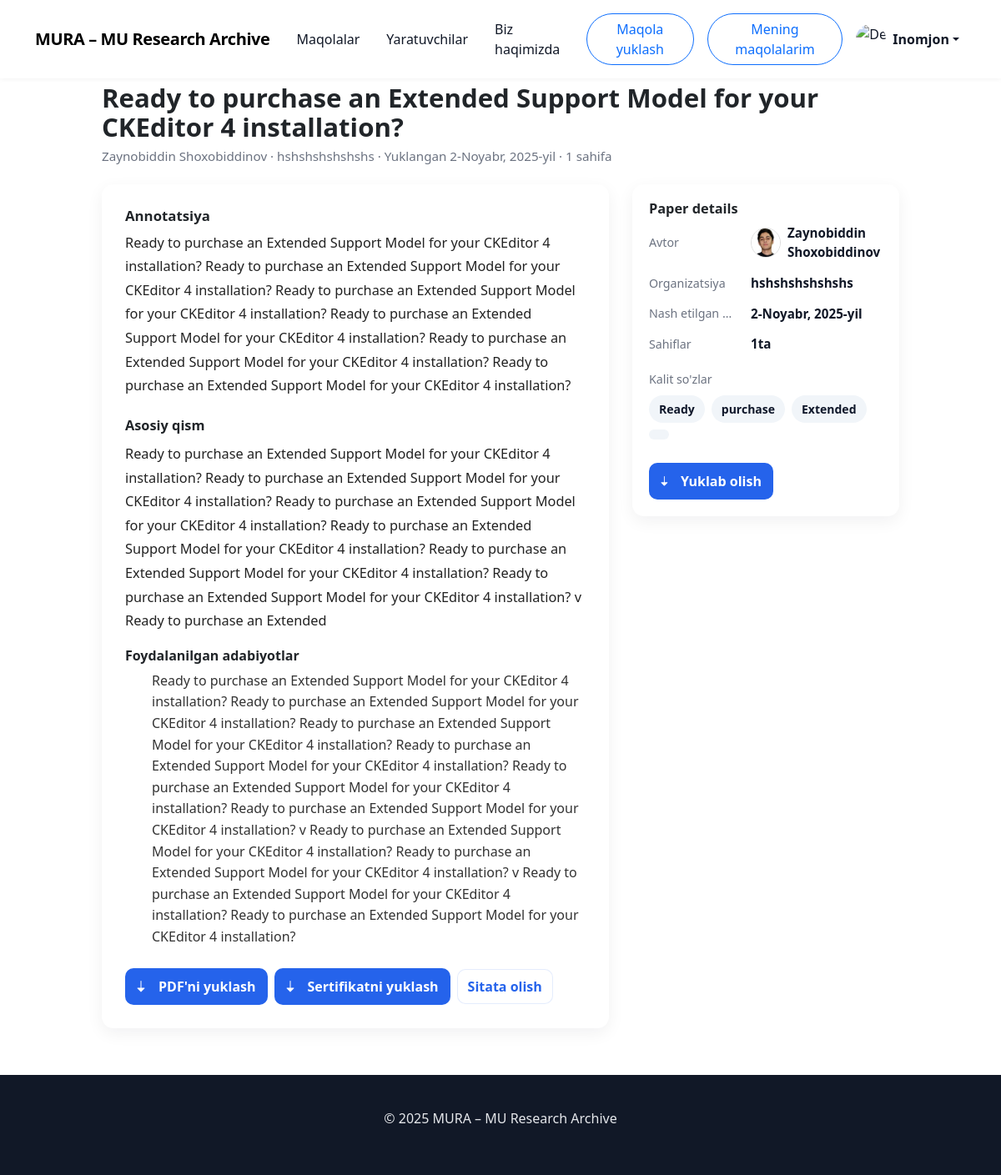
The app's page /detail-paper/13/ (signed in) with its own data.
### main/models.py (models this page shows, shortened)
class CustomUser(AbstractUser):
    avatar = models.ImageField(upload_to='avatars/', null=True, blank=True)
    status = models.IntegerField(default=0)

class Paper(models.Model):
    STATUS_CHOICES = [
        (1, 'draft'),
        (2, 'on_process'),
        (3, 'declined'),
        (4, 'accepted'),
        (5, 'payment_process'),
        (6, 'blocked')
    ]
    owner = models.ForeignKey(CustomUser, on_delete=models.CASCADE)
    category = models.ForeignKey('Category', on_delete=models.SET_NULL, null=True)
    title = models.CharField(
        max_length=200,
        validators=[MinLengthValidator(1)],
        help_text="Sarlavha 1–100 belgidan iborat bo‘lishi kerak."
    )
    abstract = models.TextField(
        validators=[MinLengthValidator(100)],
        help_text="Qisqacha mazmun kamida 100 ta belgidan iborat bo‘lishi kerak."
    )
    intro = models.TextField()
    file = models.FileField(upload_to='pdfs/')
    status = models.IntegerField(
        choices=STATUS_CHOICES,
        default=1,
        help_text="Maqolaning joriy holatini tanlang."
    )
    published_at = models.DateField(auto_now=True)
    keywords = models.CharField(
        validators=[MinLengthValidator(10)],
        help_text="Kalit so‘zlar 10–300 belgidan iborat bo‘lishi kerak."
    )
    pages = models.IntegerField(
        null=True,
        blank=True,
        help_text="Betlar soni 3–50 oralig‘ida bo‘lishi kerak."
    )
    organization = models.CharField(
        max_length=120,
        validators=[MinLengthValidator(1)],
        null=True,
        blank=True,
        help_text="Tashkilot nomi 5–120 belgidan iborat bo‘lishi kerak."
    )
    paid_at = models.DateTimeField(null=True, blank=True)
    reject_count = models.IntegerField(default=0)
    citations = models.TextField(null=True)
    certificate = models.FileField(null=True)

### main/views.py (the view)
# urls.py: path('detail-paper/<int:id>/', PaperDetailView.as_view(), name='detail_paper'),
class PaperDetailView(View):
    def get(self, request, id):
        paper = get_object_or_404(models.Paper, id=id)
        keywords = [kw.strip() for kw in paper.keywords.split(',')]
        return render(request, 'detail.html', {'paper': paper, 'tags': keywords})

### templates/detail.html (shortened to what this page needs)
{% extends "base.html" %}
{% load static %}
{% block style %}
    <link rel="stylesheet" href="{% static 'main/css/detail.css' %}">
    <link href="https://cdn.jsdelivr.net/npm/bootstrap@5.3.3/dist/css/bootstrap.min.css" rel="stylesheet"/>
{% endblock %}
{% block content %}
    <main class="container">
        <header class="paper-header">
            <h1 class="paper-title">{{ paper.title }}</h1>
            <p class="paper-meta">{{ paper.owner.first_name }} {{ paper.owner.last_name }} · {{ paper.organization }} ·
                Yuklangan {{ paper.published_at }} · {{ paper.pages }} sahifa
            </p>
        </header>
        <section class="paper-body">
            <article class="content-card" role="article" aria-labelledby="paper-title">
                <div class="mb-3">
                    <h3 class="mb-2" style="font-size:1.05rem; font-weight:700;">Annotatsiya</h3>
                    <p class="paper-content" style="margin-top:6px;">
                        {{ paper.abstract }}
                    </p>
                </div>
                <div class="mt-4">
                    <h3 style="font-size:1.02rem; font-weight:700; margin-bottom:10px;">Asosiy qism</h3>
                    <p class="paper-content">
                        {{ paper.intro }}
                    </p>
                    <h4 style="font-size:1rem; font-weight:700; margin-top:18px;">Foydalanilgan adabiyotlar</h4>
                    <ol style="line-height:1.6; margin-top:8px; color:#333">
                        {{ paper.citations }}
                    </ol>
                </div>
                <div class="d-flex flex-wrap gap-2 align-items-center mt-4">
                    <a class="download-btn" href="{{ paper.file.url }}" download="{{ paper.title }}.pdf"
                       aria-label="Download paper PDF">
                        <svg xmlns="http://www.w3.org/2000/svg" width="16" height="16" fill="currentColor"
                             style="flex-shrink:0" viewBox="0 0 16 16" aria-hidden="true">
                            <path d="M.5 9.9a.5.5 0 0 1 .5-.5h3.5V1.5a.5.5 0 0 1 1 0v7.9h3.5a.5.5 0 0 1 .35.85l-4 4a.5.5 0 0 1-.7 0l-4-4A.5.5 0 0 1 .5 9.9z"/>
                        </svg>
                        PDF'ni yuklash
                    </a>
                    <a class="download-btn" href="{{ paper.certificate.url }}"
                       download="{{ paper.owner.first_name }}-{{ paper.owner.last_name }}.pptx"
                       aria-label="Download paper PDF">
                        <svg xmlns="http://www.w3.org/2000/svg" width="16" height="16" fill="currentColor"
                             style="flex-shrink:0" viewBox="0 0 16 16" aria-hidden="true">
                            <path d="M.5 9.9a.5.5 0 0 1 .5-.5h3.5V1.5a.5.5 0 0 1 1 0v7.9h3.5a.5.5 0 0 1 .35.85l-4 4a.5.5 0 0 1-.7 0l-4-4A.5.5 0 0 1 .5 9.9z"/>
                        </svg>
                        Sertifikatni yuklash
                    </a>
                    <button class="small-btn" data-bs-toggle="modal" data-bs-target="#citeModal">Sitata olish</button>
                </div>
            </article>
            <aside class="meta-card" aria-labelledby="meta-heading">
                <h3 id="meta-heading" style="font-size:1.02rem; font-weight:700; margin-bottom:8px;">Paper details</h3>
                <div class="meta-grid" role="list">
                    <div class="meta-label">Avtor</div>
                    <div class="meta-value" style="display:flex; align-items:center; gap:8px;">
                        {% if paper.owner.avatar %}
                            <img src="{{ paper.owner.avatar.url }}"
                                 alt="{{ paper.owner.first_name }} {{ paper.owner.last_name }}"
                                 style="width:36px; height:36px; border-radius:50%; object-fit:cover; border:1px solid #ddd;">
                        {% endif %}
                        <span>{{ paper.owner.first_name }} {{ paper.owner.last_name }}</span>
                    </div>
                    <div class="meta-label">Organizatsiya</div>
                    <div class="meta-value">{{ paper.organization }}</div>
                    <div class="meta-label">Nash etilgan sana</div>
                    <div class="meta-value">{{ paper.published_at }}</div>
                    <div class="meta-label">Sahiflar</div>
                    <div class="meta-value">{{ paper.pages }}ta</div>
                    <div class="meta-tags">
                        <div class="meta-label"
                             style="min-width:0; color:var(--muted); font-size:0.89rem; padding-right:0;">Kalit so'zlar
                        </div>
                        <div style="display:flex; gap:8px; flex-wrap:wrap;">
                            {% for tag in tags %}
                                <span class="tag">{{ tag }}</span>
                            {% endfor %}
                        </div>
                    </div>
                    <div class="meta-actions">
                        <a class="download-btn" href="{{ paper.file.url }}" download="{{ paper.title }}.pdf"
                           aria-label="Download paper PDF (sidebar)">
                            <svg xmlns="http://www.w3.org/2000/svg" width="14" height="14" fill="currentColor"
                                 viewBox="0 0 16 16" aria-hidden="true">
                                <path d="M.5 9.9a.5.5 0 0 1 .5-.5h3.5V1.5a.5.5 0 0 1 1 0v7.9h3.5a.5.5 0 0 1 .35.85l-4 4a.5.5 0 0 1-.7 0l-4-4A.5.5 0 0 1 .5 9.9z"/>
                            </svg>
                            Yuklab olish
                        </a>
                    </div>
                </div>
            </aside>
        </section>
    </main>
{% endblock %}

### templates/base.html (shortened to what this page needs)
{% load static %}
<!DOCTYPE html>
<html lang="en">
<head>
    <link href="https://cdn.jsdelivr.net/npm/bootstrap@5.3.3/dist/css/bootstrap.min.css" rel="stylesheet"/>
    <link
            rel="stylesheet"
            href="https://cdn.jsdelivr.net/npm/bootstrap-icons@1.11.3/font/bootstrap-icons.css"
    />
    {% block style %}{% endblock %}
</head>
<body>
<nav class="navbar navbar-expand-lg fixed-top">
    <div class="container">
        <a class="navbar-brand" href="{% url 'main' %}">MURA – MU Research Archive</a>
        <div class="collapse navbar-collapse" id="navmenu">
            <ul class="navbar-nav ms-auto align-items-lg-center">
                <li class="nav-item"><a href="{% url 'all_papers' %}" class="nav-link px-3">Maqolalar</a></li>
                <li class="nav-item"><a href="{% url 'creators' %}" class="nav-link px-3">Yaratuvchilar</a></li>
                <li class="nav-item"><a href="{% url 'about' %}" class="nav-link px-3">Biz haqimizda</a></li>
                {% if user.is_authenticated %}
                    <li class="nav-item"><a href="{% url 'upload_paper' %}"
                                            class="m-lg-2 mb-2 px-3 btn btn-outline-primary rounded-pill">Maqola
                        yuklash</a></li>
                    <li class="nav-item"><a href="{% url 'my_papers' %}"
                                            class="px-3 m-lg-2 mb-2  btn btn-outline-primary rounded-pill">Mening
                        maqolalarim</a>
                    </li>
                    <li class="nav-item dropdown">
                        <a class="nav-link dropdown-toggle d-flex align-items-center" href="#" id="profileDropdown"
                           role="button" data-bs-toggle="dropdown" aria-expanded="false">
                            {% if user.avatar %}
                                <img src="{{ user.avatar.url }}" alt="Avatar" class="rounded-circle" width="36"
                                     height="36" style="object-fit: cover;">
                            {% else %}
                                <img src="https://cdn-icons-png.flaticon.com/512/847/847969.png" alt="Default Avatar"
                                     class="rounded-circle" width="36" height="36" style="object-fit: cover;">
                            {% endif %}
                            <span class="ms-2 fw-semibold">{{ user.first_name }}</span>
                        </a>
                    </li>
                {% else %}
                    <li class="nav-item"><a href="{% url 'login' %}"
                                            class="btn btn-primary btn-sm ms-lg-3 p-2 m-1 text-white">Kirish</a></li>
                    <li class="nav-item"><a href="{% url 'register' %}"
                                            class="btn btn-primary btn-sm ms-lg-3 p-2 m-1 text-white">Ro'yxatdan
                        o'tish</a></li>
                {% endif %}
            </ul>
        </div>
    </div>
</nav>
{% block content %}
{% endblock %}
<footer>
    <div class="container">
        <p>© 2025 MURA – MU Research Archive</p>
    </div>
</footer>
</body>
</html>

### main/static/main/css/detail.css (style rules this page uses)
:root { --bg: #f9fafb; --text: #111827; --muted: #6b7280; --accent: #2563eb; --card-shadow: 0 6px 20px rgba(17, 24, 39, 0.06); --radius: 14px; --max-width: 980px; --label-width: 110px; }
html, body { height: 100%; background: var(--bg); color: var(--text); font-family: 'Inter', system-ui, -apple-system, "Segoe UI", Roboto, "Helvetica Neue", Arial; -webkit-font-smoothing: antialiased; -moz-osx-font-smoothing: grayscale; }
body { padding-top: 72px; }
nav.navbar { background: #fff; box-shadow: 0 1px 6px rgba(2, 6, 23, 0.05); }
.navbar-brand { color: var(--accent); font-weight: 700; letter-spacing: -0.4px; }
.nav-link { color: #111827 !important; font-weight: 500; }
main.container { max-width: var(--max-width); margin-top: 28px; margin-bottom: 56px; }
.paper-header { text-align: left; margin-bottom: 22px; }
.paper-title { font-size: clamp(1.5rem, 2.6vw, 2.1rem); font-weight: 700; line-height: 1.12; margin-bottom: 6px; }
.paper-meta { color: var(--muted); font-size: 0.95rem; }
.paper-body { display: block; }
@media (min-width: 992px) { .paper-body { display: grid; grid-template-columns: 1fr 320px; gap: 28px; align-items: start; } }
.content-card { background: #fff; border-radius: var(--radius); box-shadow: var(--card-shadow); padding: 28px; }
.paper-content { color: #222; line-height: 1.75; font-size: 1.02rem; }
.meta-card { position: relative; background: #fff; border-radius: var(--radius); box-shadow: var(--card-shadow); padding: 20px; height: fit-content; }
.meta-grid { display: grid; grid-template-columns: var(--label-width) 1fr; gap: 10px 12px; align-items: start; row-gap: 14px; width: 100%; }
.meta-label { color: var(--muted); font-size: 0.89rem; text-align: left; align-self: center; padding-right: 6px; white-space: nowrap; overflow: hidden; text-overflow: ellipsis; }
.meta-value { font-weight: 600; color: #111827; font-size: 0.95rem; word-break: break-word; text-align: left; }
.meta-tags { margin-top: 6px; grid-column: 1 / -1; display: flex; gap: 8px; flex-wrap: wrap; align-items: center; }
.tag { display: inline-block; background: #f1f5f9; color: #0f172a; padding: 6px 12px; font-size: 0.875rem; border-radius: 999px; font-weight: 600; }
.meta-actions { grid-column: 1 / -1; margin-top: 14px; display: flex; gap: 10px; flex-wrap: wrap; align-items: center; }
.download-btn { display: inline-flex; align-items: center; gap: 10px; background: var(--accent); color: #fff; border: none; padding: 10px 14px; border-radius: 10px; font-weight: 600; text-decoration: none; }
.small-btn { display: inline-flex; align-items: center; gap: 8px; padding: 8px 12px; border-radius: 10px; border: 1px solid rgba(37, 99, 235, 0.12); background: #fff; color: var(--accent); font-weight: 600; text-decoration: none; }
@media (min-width: 992px) { .meta-card { position: sticky; top: 92px; } }
footer { text-align: center; padding: 40px 0; color: #e5e7eb; background: #111827; margin-top: 40px; }

### records on screen
CustomUser: first_name "Inomjon"
Paper: title "Ready to purchase an Extended Support Model for your CKEditor 4 installation?", owner.first_name "Zaynobiddin", owner.last_name "Shoxobiddinov", organization "hshshshshshshs", published_at "2-Noyabr, 2025-yil", pages "1", abstract "Ready to purchase an Extended Support Model for your CKEditor 4 installation? Ready to purchase an Extended Support Model for your CKEditor 4 installation? Ready to purchase an Extended Support Model for your CKEditor 4 installation? Ready to purchase an Extended Support Model for your CKEditor 4 installation? Ready to purchase an Extended Support Model for your CKEditor 4 installation? Ready to purchase an Extended Support Model for your CKEditor 4 installation?", intro "Ready to purchase an Extended Support Model for your CKEditor 4 installation? Ready to purchase an Extended Support Model for your CKEditor 4 installation? Ready to purchase an Extended Support Model for your CKEditor 4 installation? Ready to purchase an Extended Support Model for your CKEditor 4 installation? Ready to purchase an Extended Support Model for your CKEditor 4 installation? Ready to purchase an Extended Support Model for your CKEditor 4 installation? v Ready to purchase an Extended", citations "Ready to purchase an Extended Support Model for your CKEditor 4 installation? Ready to purchase an Extended Support Model for your CKEditor 4 installation? Ready to purchase an Extended Support Model for your CKEditor 4 installation? Ready to purchase an Extended Support Model for your CKEditor 4 installation? Ready to purchase an Extended Support Model for your CKEditor 4 installation? Ready to purchase an Extended Support Model for your CKEditor 4 installation? v Ready to purchase an Extended Support Model for your CKEditor 4 installation? Ready to purchase an Extended Support Model for your CKEditor 4 installation? v Ready to purchase an Extended Support Model for your CKEditor 4…", owner.avatar (picture)

### other values on screen
{{ tag }} "Ready" "purchase" "Extended"
